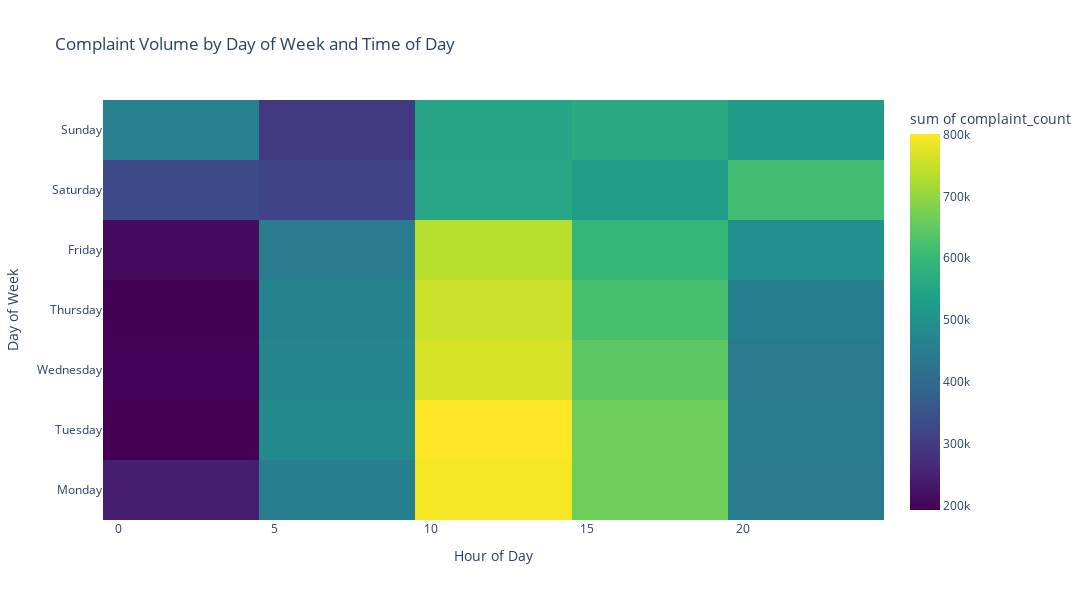

Notebook source saved alongside this figure:
### Markdown cell above
### compliants volume by day of week and time of day

### Code cell
df['day_of_week'] = df['created_date'].dt.day_name()
df['hour_of_day'] = df['created_date'].dt.hour

heatmap = df.groupby(['day_of_week', 'hour_of_day']).size().reset_index(name='complaint_count')

days_order = ['Monday', 'Tuesday', 'Wednesday', 'Thursday', 'Friday', 'Saturday', 'Sunday']
heatmap['day_of_week'] = pd.Categorical(heatmap['day_of_week'], categories=days_order, ordered=True)

fig = px.density_heatmap(
    heatmap,
    x='hour_of_day',
    y='day_of_week',
    z='complaint_count',
    color_continuous_scale='Viridis',
    title='Complaint Volume by Day of Week and Time of Day'
)
fig.update_layout(
    xaxis_title='Hour of Day',
    yaxis_title='Day of Week',
    width=1200,
    height=600
)
fig.update_yaxes(categoryorder='array', categoryarray=days_order)

### Figure 1 — Plotly figure (JSON) as saved in the notebook; plotly's stock layout.template omitted (floating-point values rounded to 4 significant figures; data arrays with more than 128 entries replaced by an {"elided": "..."} marker saying what was removed)
{"data": [{"coloraxis": "coloraxis", "histfunc": "sum", "hovertemplate": "hour_of_day=%{x}<br>day_of_week=%{y}<br>sum of complaint_count=%{z}<extra></extra>", "name": "", "type": "histogram2d", "x": {"elided": "168 int values"}, "xaxis": "x", "xbingroup": "x", "y": {"elided": "168 str values"}, "yaxis": "y", "ybingroup": "y", "z": {"elided": "168 int values"}}], "layout": {"coloraxis": {"colorbar": {"title": {"text": "sum of complaint_count"}}, "colorscale": [[0, "#440154"], [0.1111, "#482878"], [0.2222, "#3e4989"], [0.3333, "#31688e"], [0.4444, "#26828e"], [0.5556, "#1f9e89"], [0.6667, "#35b779"], [0.7778, "#6ece58"], [0.8889, "#b5de2b"], [1, "#fde725"]]}, "height": 600, "legend": {"tracegroupgap": 0}, "title": {"text": "Complaint Volume by Day of Week and Time of Day"}, "width": 1200, "xaxis": {"anchor": "y", "domain": [0, 1], "title": {"text": "Hour of Day"}}, "yaxis": {"anchor": "x", "categoryarray": ["Monday", "Tuesday", "Wednesday", "Thursday", "Friday", "Saturday", "Sunday"], "categoryorder": "array", "domain": [0, 1], "title": {"text": "Day of Week"}}}}
